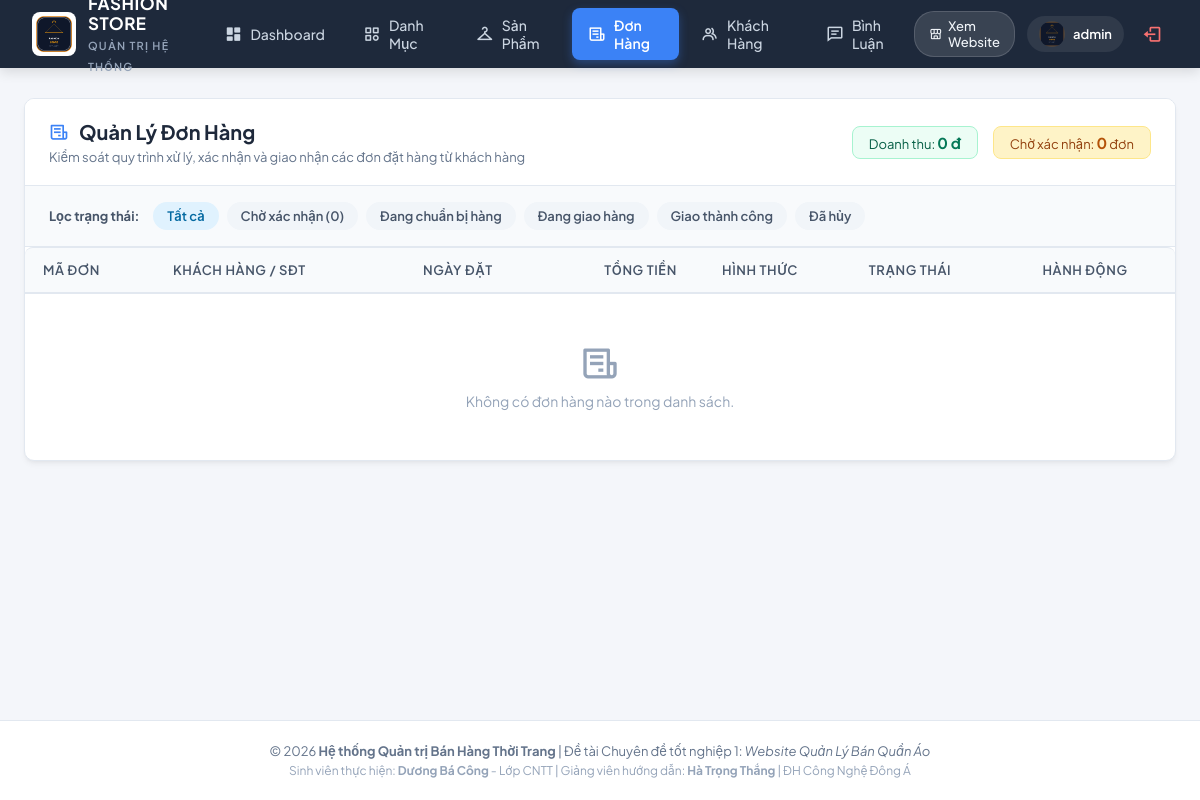
/controller/indexAdmin.php?act=donhang (signed in), run on an earlier commit of the app's database.
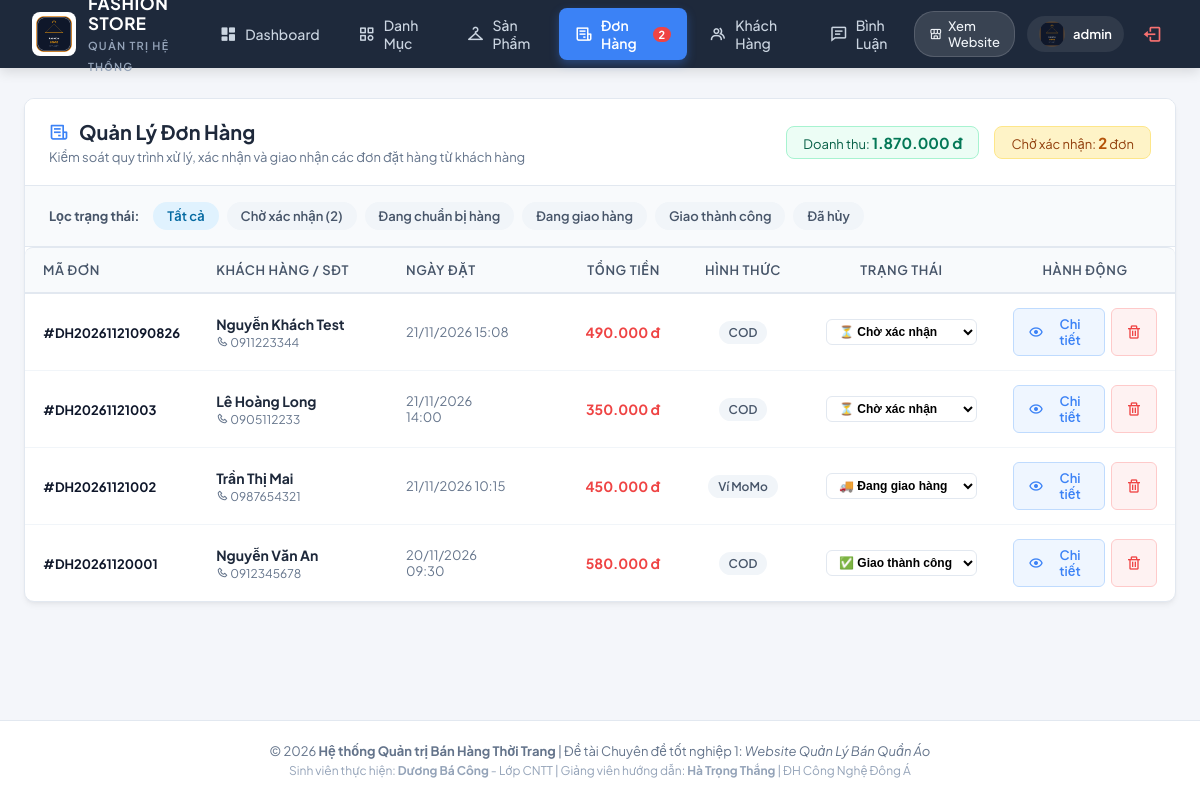
And on a later commit of the database.
### tables this page shows
CREATE TABLE `donhang` (
  `id` int(11) NOT NULL AUTO_INCREMENT,
  `madh` varchar(30) NOT NULL,
  `iduser` int(11) DEFAULT NULL,
  `hoten` varchar(100) NOT NULL,
  `sdt` varchar(20) NOT NULL,
  `email` varchar(100) DEFAULT NULL,
  `diachi` text NOT NULL,
  `pttt` varchar(50) DEFAULT 'COD',
  `ghichu` text DEFAULT NULL,
  `tongtien` int(11) NOT NULL DEFAULT 0,
  `trangthai` varchar(50) DEFAULT 'Chờ xác nhận',
  `ngaydathang` datetime DEFAULT current_timestamp(),
  PRIMARY KEY (`id`),
  UNIQUE KEY `madh` (`madh`)
);

### model/config.php (called while the page is built, shortened)
<?php
  function pdo_con(){
    static $cached_conn = null;
    if ($cached_conn !== null) {
      return $cached_conn;
    }
    $http_host = $_SERVER['HTTP_HOST'] ?? '';
    $is_infinityfree = (strpos($http_host, 'infinityfree') !== false || strpos($http_host, 'epizy.com') !== false);
    if ($is_infinityfree) {
      $servername = "sql302.infinityfree.com";
      $username = "if0_43184606";
      $password = "8gZKYLk9Rk6UBlL";
      $dbname = "if0_43184606_duan1";
      $port = 3306;
      $db_candidates = [$dbname];
    } else {
      $servername = "127.0.0.1";
      $username = "root";
      $password = "";
      $port = 3306;
      $db_candidates = ['duanmau', 'duan1'];
    }
    foreach ($db_candidates as $try_db) {
      try {
        $conn = new PDO("mysql:host=$servername;port=$port;dbname=$try_db;charset=utf8", $username, $password, [
          PDO::ATTR_ERRMODE => PDO::ERRMODE_EXCEPTION,
          PDO::ATTR_TIMEOUT => 2
        ]);
        $cached_conn = $conn;
        return $cached_conn;
      } catch (PDOException $e) {
      }
    }
    return null;
  }
  function pdo_query($sql){
    $sql_args = array_slice(func_get_args(), 1);
    $conn = pdo_con();
    try {
      $stmt = $conn->prepare($sql);
      $stmt->execute($sql_args);
      $rows = $stmt->fetchAll();
      return $rows ? $rows : [];
    } catch (PDOException $e) {
      throw $e;
    }
  }
  function pdo_query_value($sql){
    $sql_args = array_slice(func_get_args(), 1);
    $conn = pdo_con();
    try {
      $stmt = $conn->prepare($sql);
      $stmt->execute($sql_args);
      $row = $stmt->fetch(PDO::FETCH_NUM);
      return $row ? $row[0] : null;
    } catch (PDOException $e) {
      throw $e;
    }
  }
?>

### model/donhang.php (called while the page is built, shortened)
<?php
function donhang_showAll() {
    $sql = "SELECT * FROM donhang ORDER BY id DESC";
    return pdo_query($sql);
}
function donhang_count_pending() {
    $sql = "SELECT COUNT(*) FROM donhang WHERE trangthai = 'Chờ xác nhận'";
    return (int)pdo_query_value($sql);
}
function donhang_tong_doanhthu() {
    $sql = "SELECT SUM(tongtien) FROM donhang WHERE trangthai != 'Đã hủy'";
    $val = pdo_query_value($sql);
    return $val ? (int)$val : 0;
}
?>

### viewAdmin/donhang.php (the view, shortened to what the changed rows need)
<?php
include_once "../model/donhang.php";
$filter_status = $_GET['status'] ?? 'all';
if ($filter_status != 'all' && $filter_status != '') {
    $list_donhang = donhang_show_by_status($filter_status);
} else {
    $list_donhang = donhang_showAll();
}
$pending_count = donhang_count_pending();
$total_revenue = donhang_tong_doanhthu();
?>
<div class="admin-card">
    <div class="admin-card-header">
        <div class="admin-card-title-group">
            <h2><i class='bx bx-receipt' style="color: #3b82f6;"></i> Quản Lý Đơn Hàng</h2>
            <p>Kiểm soát quy trình xử lý, xác nhận và giao nhận các đơn đặt hàng từ khách hàng</p>
        </div>
        <div style="display: flex; gap: 15px; align-items: center; flex-wrap: wrap;">
            <div style="background: #ecfdf5; border: 1px solid #a7f3d0; padding: 6px 16px; border-radius: 8px; font-size: 13px; color: #065f46;">
                Doanh thu: <b style="font-size: 15px; color: #047857;"><?= number_format($total_revenue, 0, ',', '.') ?> đ</b>
            </div>
            <div style="background: #fef3c7; border: 1px solid #fde68a; padding: 6px 16px; border-radius: 8px; font-size: 13px; color: #92400e;">
                Chờ xác nhận: <b style="font-size: 15px; color: #b45309;"><?= $pending_count ?></b> đơn
            </div>
        </div>
    </div>
    <div style="padding: 16px 24px; background: #f8fafc; border-bottom: 1px solid var(--admin-border); display: flex; gap: 8px; flex-wrap: wrap; align-items: center;">
        <span style="font-size: 13px; font-weight: 700; color: #475569; margin-right: 6px;">Lọc trạng thái:</span>
        <a href="../controller/indexAdmin.php?act=donhang&status=all" class="badge-pill <?= ($filter_status == 'all') ? 'badge-info' : 'badge-neutral' ?>" style="text-decoration: none; padding: 6px 14px; font-size: 13px;">
            Tất cả
        </a>
        <a href="../controller/indexAdmin.php?act=donhang&status=Chờ xác nhận" class="badge-pill <?= ($filter_status == 'Chờ xác nhận') ? 'badge-warning' : 'badge-neutral' ?>" style="text-decoration: none; padding: 6px 14px; font-size: 13px;">
            Chờ xác nhận (<?= $pending_count ?>)
        </a>
        <a href="../controller/indexAdmin.php?act=donhang&status=Đang chuẩn bị hàng" class="badge-pill <?= ($filter_status == 'Đang chuẩn bị hàng') ? 'badge-info' : 'badge-neutral' ?>" style="text-decoration: none; padding: 6px 14px; font-size: 13px;">
            Đang chuẩn bị hàng
        </a>
        <a href="../controller/indexAdmin.php?act=donhang&status=Đang giao hàng" class="badge-pill <?= ($filter_status == 'Đang giao hàng') ? 'badge-info' : 'badge-neutral' ?>" style="text-decoration: none; padding: 6px 14px; font-size: 13px;">
            Đang giao hàng
        </a>
        <a href="../controller/indexAdmin.php?act=donhang&status=Giao thành công" class="badge-pill <?= ($filter_status == 'Giao thành công') ? 'badge-success' : 'badge-neutral' ?>" style="text-decoration: none; padding: 6px 14px; font-size: 13px;">
            Giao thành công
        </a>
        <a href="../controller/indexAdmin.php?act=donhang&status=Đã hủy" class="badge-pill <?= ($filter_status == 'Đã hủy') ? 'badge-danger' : 'badge-neutral' ?>" style="text-decoration: none; padding: 6px 14px; font-size: 13px;">
            Đã hủy
        </a>
    </div>
    <div class="admin-card-body" style="padding: 0;">
        <div class="table-responsive">
            <table class="admin-table">
                <thead>
                    <tr>
                        <th style="width: 130px;">Mã Đơn</th>
                        <th>Khách Hàng / SĐT</th>
                        <th style="width: 140px;">Ngày Đặt</th>
                        <th style="width: 150px; text-align: right;">Tổng Tiền</th>
                        <th style="width: 130px; text-align: center;">Hình Thức</th>
                        <th style="width: 170px; text-align: center;">Trạng Thái</th>
                        <th style="width: 180px; text-align: center;">Hành Động</th>
                    </tr>
                </thead>
                <tbody>
                    <?php if (!empty($list_donhang)): ?>
                        <?php foreach ($list_donhang as $row):
                            $id = $row['id'];
                            $madh = $row['madh'];
                            $hoten = $row['hoten'];
                            $sdt = $row['sdt'];
                            $tongtien = number_format($row['tongtien'], 0, ',', '.') . ' đ';
                            $ngaydat = date("d/m/Y H:i", strtotime($row['ngaydathang']));
                            $pttt = $row['pttt'];
                            $stt = $row['trangthai'];
                        ?>
                            <tr>
                                <td>
                                    <strong style="color: #0f172a; font-size: 13px;">#<?= htmlspecialchars($madh) ?></strong>
                                </td>
                                <td>
                                    <strong style="color: #1e293b;"><?= htmlspecialchars($hoten) ?></strong>
                                    <div style="font-size: 12px; color: #64748b; margin-top: 2px;">
                                        <i class='bx bx-phone'></i> <?= htmlspecialchars($sdt) ?>
                                    </div>
                                </td>
                                <td style="color: #64748b; font-size: 13px;">
                                    <?= $ngaydat ?>
                                </td>
                                <td style="text-align: right;">
                                    <span style="color: #ef4444; font-weight: 700; font-size: 14px;"><?= $tongtien ?></span>
                                </td>
                                <td style="text-align: center;">
                                    <span class="badge-pill badge-neutral" style="font-size: 12px;">
                                        <?= htmlspecialchars($pttt) ?>
                                    </span>
                                </td>
                                <td style="text-align: center;">
                                    <form action="../controller/indexAdmin.php?act=donhang" method="POST" style="margin: 0;">
                                        <select name="status" onchange="this.form.submit()" style="padding: 4px 8px; border-radius: 6px; font-size: 12px; font-weight: 600; cursor: pointer; border: 1px solid var(--admin-border); background: #fff;">
                                            <option value="Chờ xác nhận" <?= ($stt == 'Chờ xác nhận') ? 'selected' : '' ?>>⏳ Chờ xác nhận</option>
                                            <option value="Đang giao hàng" <?= ($stt == 'Đang giao hàng') ? 'selected' : '' ?>>🚚 Đang giao hàng</option>
                                            <option value="Giao thành công" <?= ($stt == 'Giao thành công') ? 'selected' : '' ?>>✅ Giao thành công</option>
                                        </select>
                                    </form>
                                </td>
                                <td style="text-align: center;">
                                    <div style="display: inline-flex; gap: 6px; justify-content: center;">
                                        <a href="../controller/indexAdmin.php?act=chitietdonhang&id=<?= $id ?>" class="btn-action btn-edit" title="Xem hóa đơn chi tiết">
                                            <i class='bx bx-show'></i> Chi tiết
                                        </a>
                                        <a onclick="return confirm('Bạn có chắc chắn muốn xóa đơn hàng #<?= $madh ?>?')" href="../controller/indexAdmin.php?act=donhang&xoa=<?= $id ?>" class="btn-action btn-delete" title="Xóa đơn hàng">
                                            <i class='bx bx-trash'></i>
                                        </a>
                                    </div>
                                </td>
                            </tr>
                        <?php endforeach; ?>
                    <?php else: ?>
                        <tr>
                            <td colspan="7" style="text-align: center; padding: 50px 20px; color: #94a3b8;">
                                <i class='bx bx-receipt' style="font-size: 40px; display: block; margin-bottom: 8px;"></i>
                                Không có đơn hàng nào trong danh sách.
                            </td>
                        </tr>
                    <?php endif; ?>
                </tbody>
            </table>
        </div>
    </div>
</div>

### viewAdmin/header.php (shortened to what the changed rows need)
<?php
$act = $_GET['act'] ?? 'userAd';
?>
<!DOCTYPE html>
<html lang="vi">
<head>
    <link rel="stylesheet" href="https://cdnjs.cloudflare.com/ajax/libs/font-awesome/4.7.0/css/font-awesome.min.css">
    <link href='https://unpkg.com/boxicons@2.1.4/css/boxicons.min.css' rel='stylesheet'>
    <link rel="stylesheet" href="../view/fontawesome-free-6.1.1-web/css/all.min.css">
    <link rel="stylesheet" href="../view/css/admin.css">
</head>
<body class="admin-body">
    <header class="admin-navbar">
        <a href="../controller/indexAdmin.php?act=userAd" class="admin-navbar-brand">
            <div class="admin-brand-info">
                <h1>FASHION STORE</h1>
            </div>
        </a>
        <ul class="admin-nav-links">
            <?php
            $badge_pending = 0;
            if (function_exists('donhang_count_pending')) {
                $badge_pending = donhang_count_pending();
            }
            ?>
            <li>
                <a href="../controller/indexAdmin.php?act=donhang" class="<?= (in_array($act, ['donhang', 'chitietdonhang'])) ? 'active' : '' ?>" style="position: relative;">
                    <i class='bx bx-receipt'></i> Đơn Hàng
                    <?php if ($badge_pending > 0): ?>
                        <span style="background: #ef4444; color: #fff; font-size: 11px; font-weight: 700; padding: 1px 6px; border-radius: 10px; margin-left: 4px;"><?= $badge_pending ?></span>
                    <?php endif; ?>
                </a>
            </li>
        </ul>
    </header>
    <main class="admin-container">

What changed in the data, as far as the page shows it:
added donhang: madh "DH20261121090826", hoten "Nguyễn Khách Test", sdt "0911223344", ngaydathang "21/11/2026 15:08", tongtien "490.000 đ", pttt "COD", status "⏳ Chờ xác nhận"
added donhang: madh "DH20261121003", hoten "Lê Hoàng Long", sdt "0905112233", ngaydathang "21/11/2026 14:00", tongtien "350.000 đ", pttt "COD", status "⏳ Chờ xác nhận"
added donhang: madh "DH20261121002", hoten "Trần Thị Mai", sdt "0987654321", ngaydathang "21/11/2026 10:15", tongtien "450.000 đ", pttt "Ví MoMo", status "🚚 Đang giao hàng"
added donhang: madh "DH20261120001", hoten "Nguyễn Văn An", sdt "0912345678", ngaydathang "20/11/2026 09:30", tongtien "580.000 đ", pttt "COD", status "✅ Giao thành công"
Also different on the page:
$badge_pending: (not shown) → "2"
$total_revenue: "0" → "1.870.000"
$pending_count: "0" → "2"
text no longer shown: "Không có đơn hàng nào trong danh sách."
